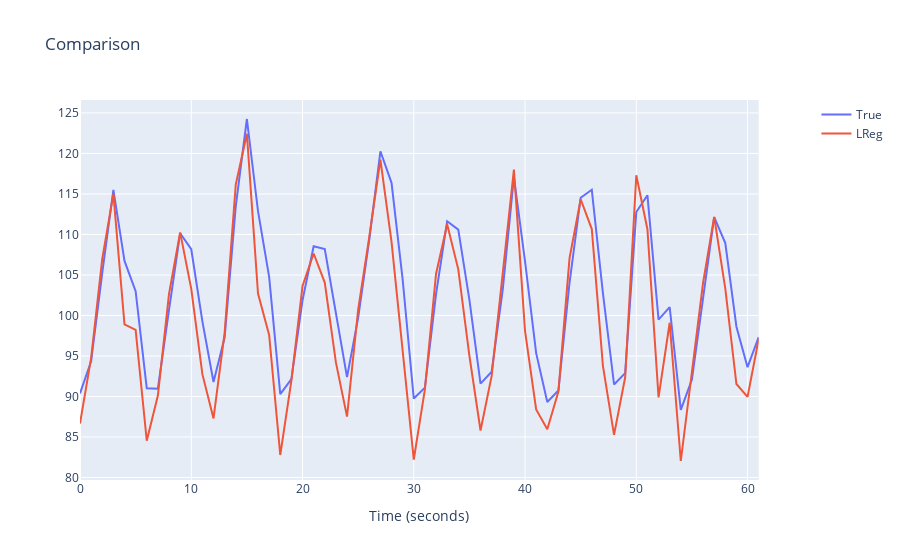

This figure's notebook cell:
### Code cell
figure2 = make_subplots(specs=[[{"secondary_y": True}]])

figure2.add_trace(
    go.Scatter(y=y_test[1:-2], name='True'),
    secondary_y=False
)

figure2.add_trace(
    go.Scatter(y=y_predict_lreg[2:-1], name='LReg'),
    secondary_y=False
)

figure2.update_layout(
    title="Comparison "
)

figure2.update_xaxes(title='Time (seconds)')

figure2.show()

### Figure 1 — Plotly figure (JSON) as saved in the notebook; plotly's stock layout.template omitted (floating-point values rounded to 4 significant figures)
{"data": [{"name": "True", "type": "scatter", "xaxis": "x", "y": [90.38, 94.34, 105.3, 115.5, 106.7, 103.0, 91.01, 90.96, 100.7, 110.1, 108.2, 99.28, 91.79, 97.29, 113.5, 124.3, 112.9, 104.8, 90.29, 92.13, 101.9, 108.5, 108.2, 100.4, 92.38, 99.7, 109.3, 120.3, 116.4, 104.5, 89.75, 91.09, 102.6, 111.6, 110.6, 101.9, 91.6, 93.06, 103.2, 117.1, 106.7, 95.35, 89.33, 90.74, 104.0, 114.5, 115.5, 102.8, 91.49, 92.89, 112.8, 114.9, 99.49, 101.0, 88.35, 92.08, 102.2, 112.2, 108.9, 98.62, 93.61, 97.34], "yaxis": "y"}, {"name": "LReg", "type": "scatter", "xaxis": "x", "y": [86.67, 94.76, 107.0, 115.0, 98.91, 98.21, 84.54, 90.11, 102.7, 110.3, 103.3, 92.75, 87.29, 97.89, 116.2, 122.4, 102.7, 97.6, 82.78, 91.96, 103.6, 107.7, 104.1, 94.21, 87.52, 100.7, 109.7, 119.2, 109.1, 95.58, 82.22, 90.87, 105.1, 111.3, 105.7, 95.02, 85.8, 92.54, 104.9, 118.0, 98.08, 88.41, 85.96, 90.61, 107.1, 114.3, 110.7, 93.79, 85.26, 92.37, 117.3, 110.6, 89.89, 99.1, 82.04, 92.8, 104.0, 112.2, 103.3, 91.54, 89.95, 97.1], "yaxis": "y"}], "layout": {"title": {"text": "Comparison "}, "xaxis": {"anchor": "y", "domain": [0, 0.94], "title": {"text": "Time (seconds)"}}, "yaxis": {"anchor": "x", "domain": [0, 1]}, "yaxis2": {"anchor": "x", "overlaying": "y", "side": "right"}}}
